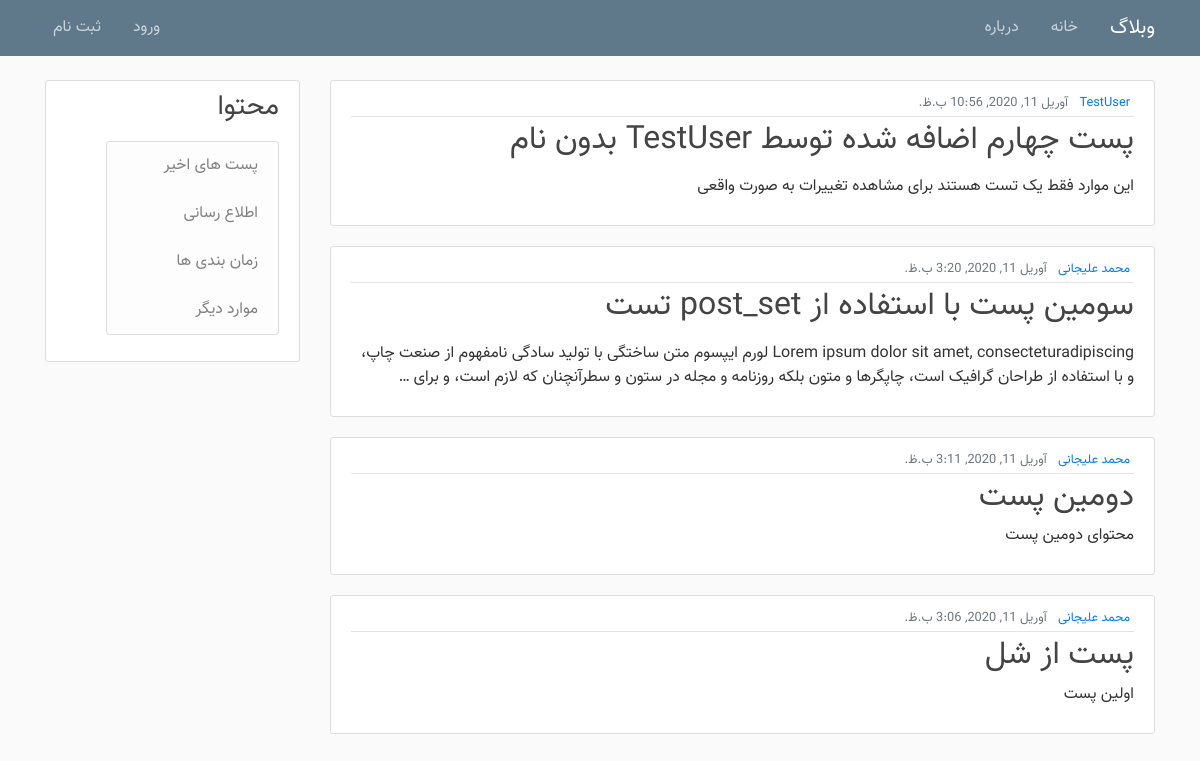
The page / on the database its author committed.
### blog/models.py (models this page shows, shortened)
class Post(models.Model):
    author = models.ForeignKey(User, on_delete=models.CASCADE)
    title = models.CharField(max_length=200)
    content = RichTextField()
    date_posted = models.DateTimeField(default=timezone.now)

### blog/views.py (the view)
# urls.py: path('', views.home, name='home'),
def home(request):
    queryset = Post.objects.order_by('-date_posted')
    template_name = 'blog/home.html'
    context = {
        'posts': queryset,
    }
    return render(request, template_name, context)

### blog/templates/blog/home.html
{% extends "blog/base.html" %}
{% load jformat %}
{% block content %}
{% for post in posts %}
<article class="media content-section">
    <div class="media-body">
        <div class="article-metadata text-muted">
            <span>
                <small class="m-1">
                    <a href="#">
                        {% if post.author.first_name %}
                        {{ post.author.first_name }}
                        {% else %}
                        {{ post.author }}
                        {% endif %}
                    </a>
                </small>
            </span>
            <span>
                <small class="m-1">{{ post.date_posted|jformat:"%B %d, %Y" }}</small>
            </span>
        </div>
        <h2><a class="article-title" href="#">{{ post.title }}</a></h2>
        <p class="article-content">{{ post.content|safe|truncatewords_html:40 }}</p>
    </div>
</article>
{% endfor %}
{% endblock content %}

### blog/static/blog/css/blog.css (style rules this page uses)
body { background: #fafafa; color: #333333; margin-top: 5rem; font-family: 'Vazir' !important; }
h1, h2, h3, h4, h5, h6 { color: #444444; }
.content-section { background: #ffffff; padding: 10px 20px; border: 1px solid #dddddd; border-radius: 3px; margin-bottom: 20px; }
.article-title { color: #444444; }
.article-content { white-space: pre-line; }
.article-metadata { padding-bottom: 1px; margin-bottom: 4px; border-bottom: 1px solid #e3e3e3 }

### rows shown on the page
Post: author "TestUser", date_posted|jformat "آوریل 11, 2020, 10:56 ب.ظ.", title "پست چهارم اضافه شده توسط TestUser بدون نام", content "این موارد فقط یک تست هستند برای مشاهده تغییرات به صورت واقعی"
Post: author.first_name "محمد علیجانی", date_posted|jformat "آوریل 11, 2020, 3:20 ب.ظ.", title "سومین پست با استفاده از post_set تست", content "Lorem ipsum dolor sit amet, consecteturadipiscing لورم ایپسوم متن ساختگی با تولید سادگی نامفهوم از صنعت چاپ، و با استفاده از طراحان گرافیک است، چاپگرها و متون بلکه روزنامه و مجله در ستون و سطرآنچنان که لازم است، و برای …"
Post: author.first_name "محمد علیجانی", date_posted|jformat "آوریل 11, 2020, 3:11 ب.ظ.", title "دومین پست", content "محتوای دومین پست"
Post: author.first_name "محمد علیجانی", date_posted|jformat "آوریل 11, 2020, 3:06 ب.ظ.", title "پست از شل", content "اولین پست"
